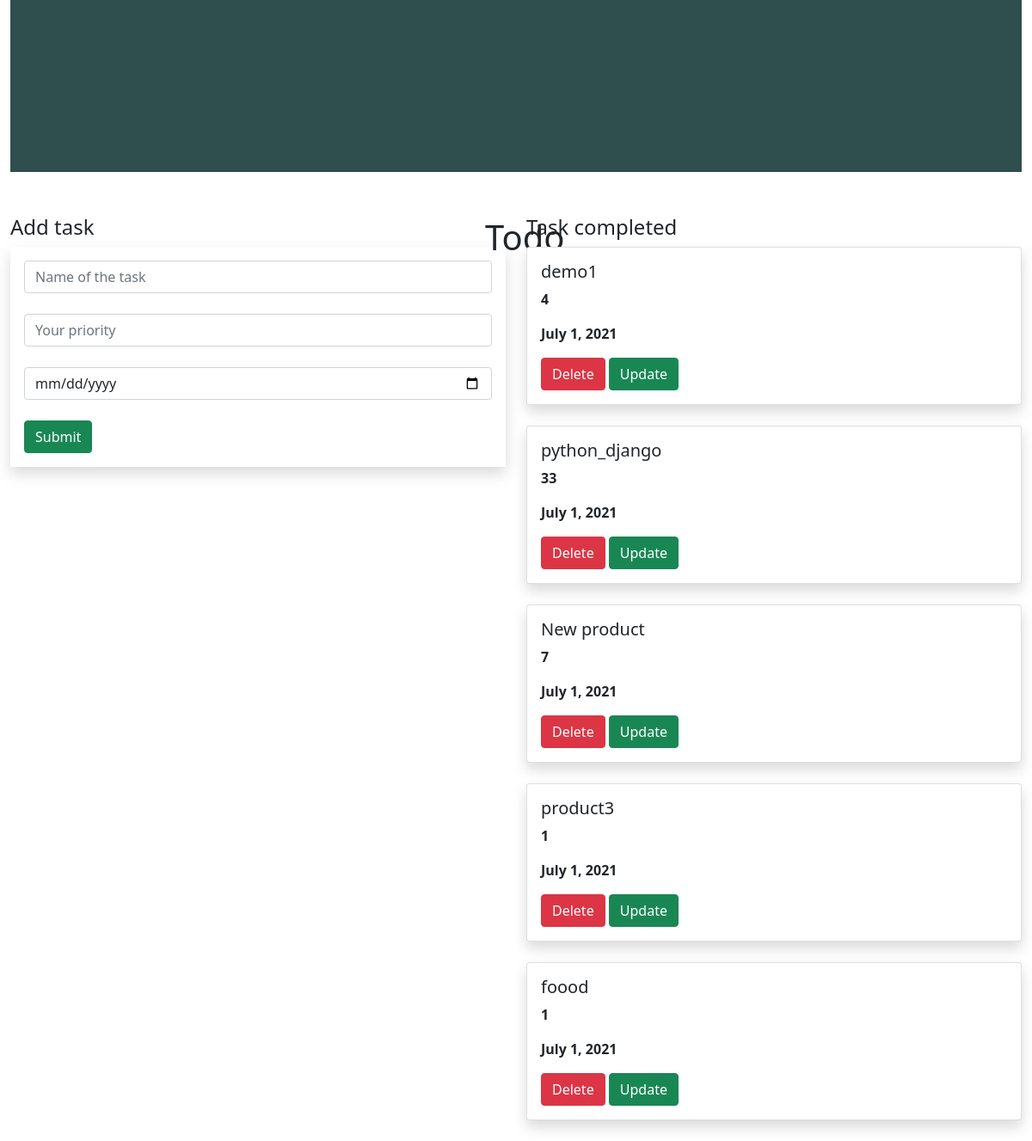
The page / on the database its author committed.
### todo_app/models.py (models this page shows, shortened)
class Task(models.Model):
    name = models.CharField(max_length=100)
    priority = models.IntegerField()
    date = models.DateField(default=datetime.date.today)

### todo_app/views.py (the view)
# urls.py: path('',views.task_view,name='task_view'),
def task_view(request):
    obj1=Task.objects.all()
    if request.method=='POST':
        name=request.POST.get('name')
        priority=request.POST.get('priority')
        date=request.POST.get('date')
        obj=Task(name=name,priority=priority,date=date)
        obj.save()
    return render(request,'task_view.html',{'obj1':obj1})

### templates/task_view.html (shortened to what this page needs)
{% extends 'base.html' %}
{% block content %}
<div class="container-fluid">
    <div class="row">
        <div class="col-md-12">
            <div class="banner">
                <div class="banner-text">
                    <h1> Todo </h1>
                </div>
            </div>
        </div>
    </div>
 <div class="row">
     <div class="col-md-6">
         <h4> Add task </h4>
         <form method="post" class="p-3 shadow">
    <div class="form-group">
    <input type="text" name="name" class="form-control" placeholder="Name of the task"><br>
    </div>
    <div class="form-group">
    <input type="text" name="priority" class="form-control" placeholder="Your priority"><br>
    </div>
             <div class="form-group">
    <input type="date" name="date" class="form-control" placeholder="Your date"><br>
    </div>
    <input type="submit" class="btn btn-success">
</form>
     </div>
     <div class="col-md-6">
         <h4> Task completed </h4>
         {% for i in obj1 %}
         <div class="shadow card">
         <div class="card-body">
             <h5 class="card-title">{{i.name}}</h5>
             <p><b>{{i.priority}}</b></p>
             <p><b>{{i.date}}</b></p>
             <a class="btn btn-danger" href="{% url 'delete' i.id %}">Delete</a>
             <a class="btn btn-success" href="{% url 'update' i.id %}">Update</a>
         </div>
         </div>
         <br>
         {% endfor %}
     </div>
 </div>
</div>
{% endblock %}

### templates/base.html (shortened to what this page needs)
{% load static %}
<!DOCTYPE html>
<html lang="en">
<head>
    <link rel="stylesheet" href="https://cdn.jsdelivr.net/npm/bootstrap@5.0.1/dist/css/bootstrap.min.css">
    <link rel="stylesheet" href="{% static 'style.css' %}">
</head>
<body>
{% block content %}
{% endblock %}
</body>
</html>

### static/style.css (style rules this page uses)
.banner { background-color:darkslategrey; width:100%; height:200px; margin-bottom:50px; }
.banner-text { top:19%; left:47%; position:absolute; transform:translate(-50%,-50%) color:white; }

### rows shown on the page
Task: name "demo1", priority "4", date "July 1, 2021"
Task: name "python_django", priority "33", date "July 1, 2021"
Task: name "New product", priority "7", date "July 1, 2021"
Task: name "product3", priority "1", date "July 1, 2021"
Task: name "foood", priority "1", date "July 1, 2021"
